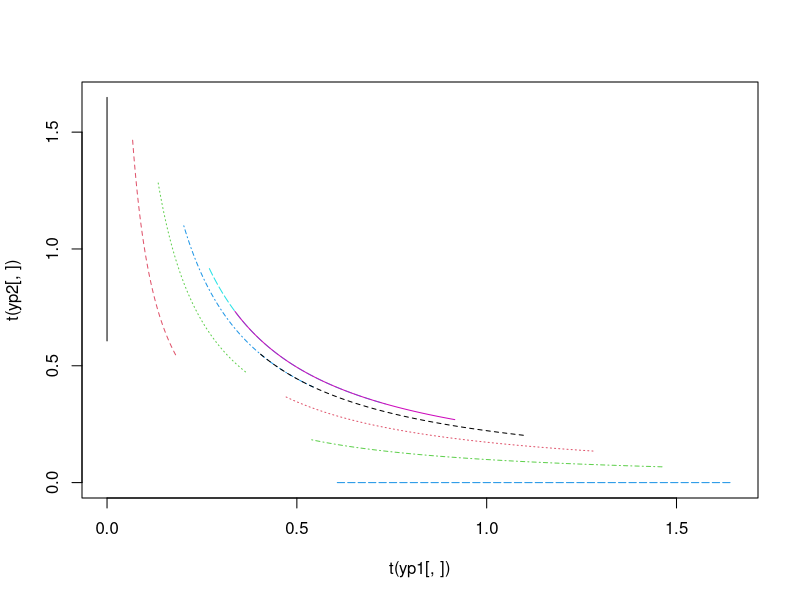
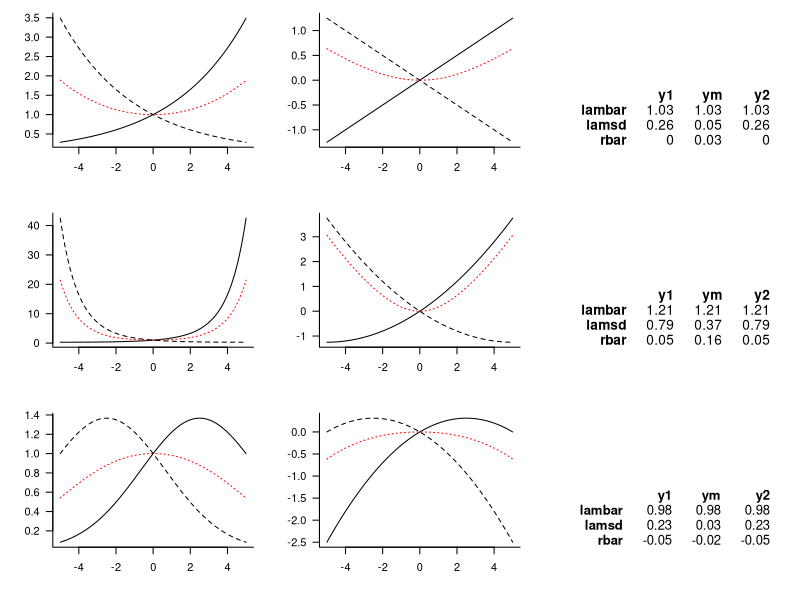
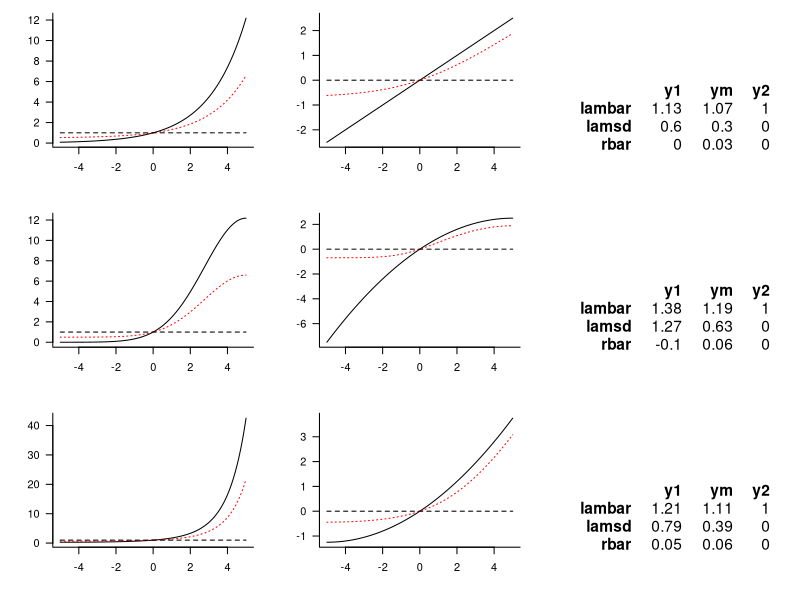
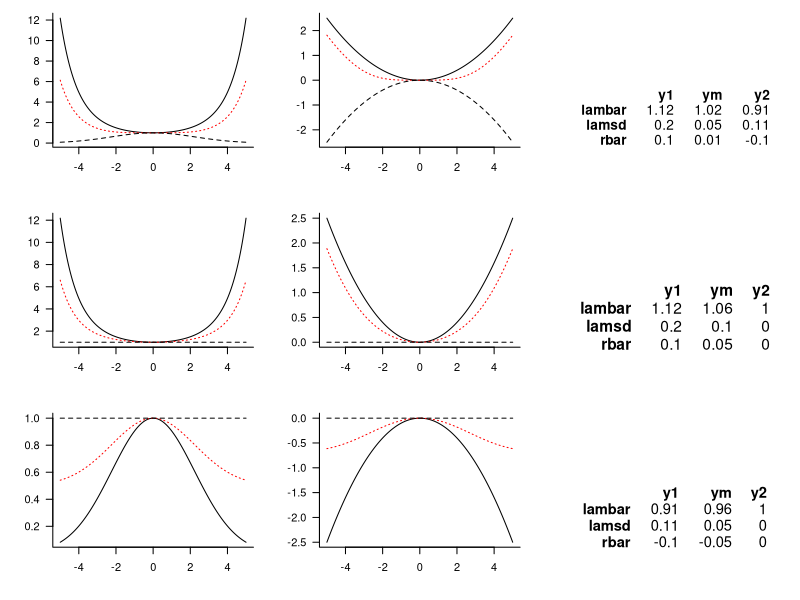
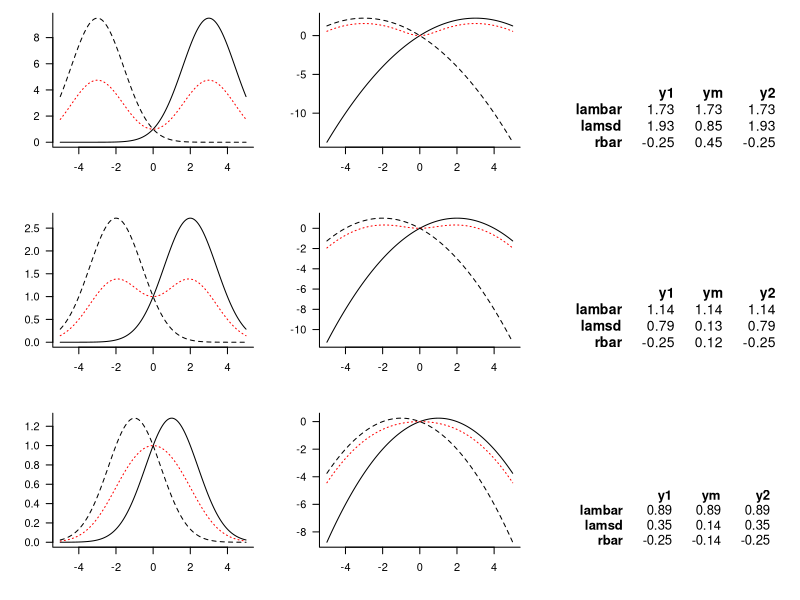
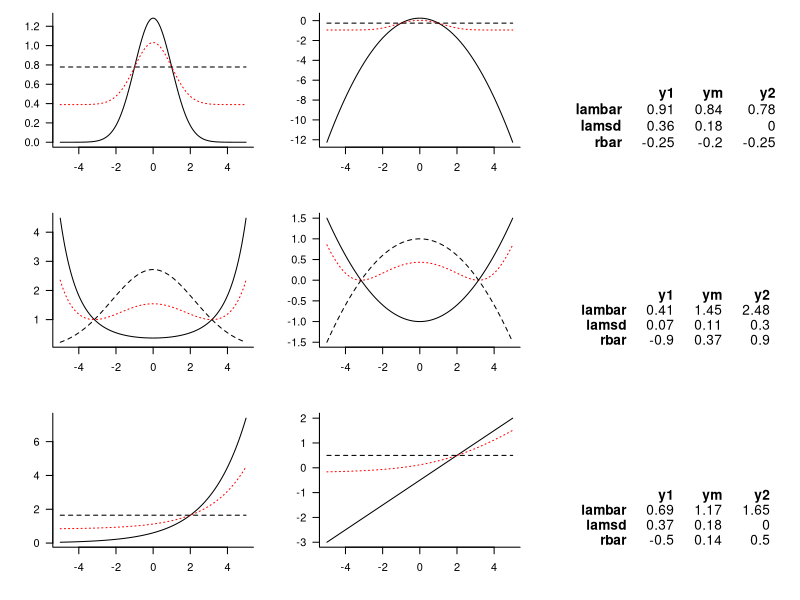
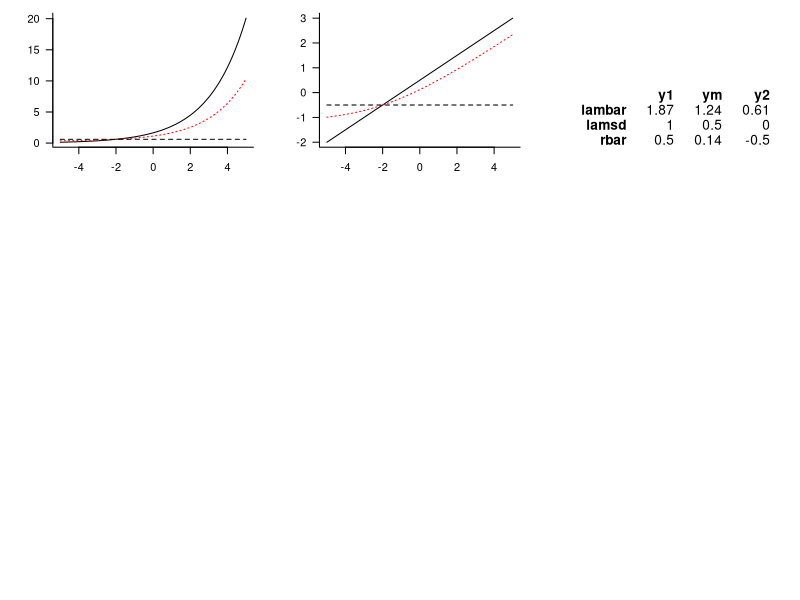

Generate these figures, in order, with R: (Note: this script raises an error after producing the figures.)
####################################################################
# Plots of r~z for pure types and a 50% mix phenotype, for convex, #
# concave, and mixed response types                                #
####################################################################

# maindir <- "D:/Users/calluml/Dropbox/NIOO/"
# maindir <- "C:/Users/Callum/Documents/My Dropbox/NIOO/"

setwd(paste0(maindir,"Analyses/Bet-hedging"))

zmin <- -5
zmax <- 5
nz <- 10^4
zseq <- seq(zmin,zmax,length.out=nz)

zmu <- 0 # -0.5 
zsd <- 1
dp <- 2

lamfunc <- function(b0=0,b1,b2){
  exp(b0 + b1*zseq + b2*zseq^2)
  }

moments <- function(lam){
  pz <- dnorm(zseq,mean=zmu,sd=zsd)
  lam0 <- lam[which(pz==max(pz))[1]]
  lambar <- sum(pz*lam)/sum(pz)
  lamsd <- sqrt(sum(pz*(lam-lambar)^2)/sum(pz))
  r <- log(lam)
  #pz_r <- pz[!is.nan(r)]
  #r <- r[!is.nan(r)]
  rbar <- sum(pz*r)/sum(pz)
  rdelta <- rbar - log(lam0)
  c(lambar=lambar,lamsd=lamsd,rbar=rbar) # lam0=lam0
  }

threematplot <- function(mat,...){
  matplot(zseq,mat,
    type="l",
    lty=c(1,3,2),
    col=c("black","red","black"),
    xlab="",
    ylab="",
    ...
    )
  }

jointrplot <- function(b0a=0,b0b=0,b1a,b1b,b2a,b2b){
  require(gplots)
  y1 <- lamfunc(b0a,b1a,b2a)
  y2 <- lamfunc(b0b,b1b,b2b)
  ym <- apply(cbind(y1,y2),1,mean)
  lammat <- cbind(y1,ym,y2)
  rmat <- log(lammat)
  threematplot(lammat)
  threematplot(rmat)
  stats <- round(apply(lammat,2,moments),dp) 
  textplot(stats)
  }

pseq <- seq(0,1,length.out=10)

levinsplot <- function(b0a=0,b0b=0,b1a,b1b,b2a,b2b){
  require(gplots)
  y1 <- lamfunc(b0a,b1a,b2a)
  y2 <- lamfunc(b0b,b1b,b2b)
  yp1 <- apply(cbind(y1,y2),1,function(x) pseq*x[1])
  yp2 <- apply(cbind(y1,y2),1,function(x) (1-pseq)*x[2])
  matplot(t(yp1[,]),t(yp2[,]),type="l")
  }

levinsplot(b1a=0.1,b1b=-0.1,b2a=0,b2b=0)

pdf(paste0("bethedge_growthcurves_",format(Sys.Date(),"%d%b%Y"),".pdf"),width=7,height=7)
par(mfrow=c(3,3),mar=c(4,4,1,1),bty="l",las=1)

jointrplot(b1a=0.25,b1b=-0.25,b2a=0,b2b=0)
jointrplot(b1a=0.5,b1b=-0.5,b2a=0.05,b2b=0.05)
jointrplot(b1a=0.25,b1b=-0.25,b2a=-0.05,b2b=-0.05)

jointrplot(b1a=0.5,b1b=0,b2a=0,b2b=0)
jointrplot(b1a=1,b1b=0,b2a=-0.1,b2b=0)
jointrplot(b1a=0.5,b1b=0,b2a=0.05,b2b=0)

jointrplot(b1a=0,b1b=0,b2a=0.1,b2b=-0.1)
jointrplot(b1a=0,b1b=0,b2a=0.1,b2b=0)
jointrplot(b1a=0,b1b=0,b2a=-0.1,b2b=0)

jointrplot(b1a=1.5,b1b=-1.5,b2a=-0.25,b2b=-0.25)
jointrplot(b1a=1,b1b=-1,b2a=-0.25,b2b=-0.25)
jointrplot(b1a=0.5,b1b=-0.5,b2a=-0.25,b2b=-0.25)

jointrplot(b0a=0.25,b0b=-0.25,b1a=0,b1b=0,b2a=-0.5,b2b=0)
jointrplot(b0a=-1,b0b=1,b1a=0,b1b=0,b2a=0.1,b2b=-0.1)

jointrplot(b0a=-0.5,b0b=0.5,b1a=0.5,b1b=0,b2a=0,b2b=0)
  # pure sensitive -> mixed
jointrplot(b0a=0.5,b0b=-0.5,b1a=0.5,b1b=0,b2a=0,b2b=0)
  # pure insensitive -> mixed

dev.off()

opt(0.25,-0.05)

opt <- function(b1,b2){ 
  -b1/(2*b2) 
  }

# Ellner & Hairston -------------------------------------------------------
